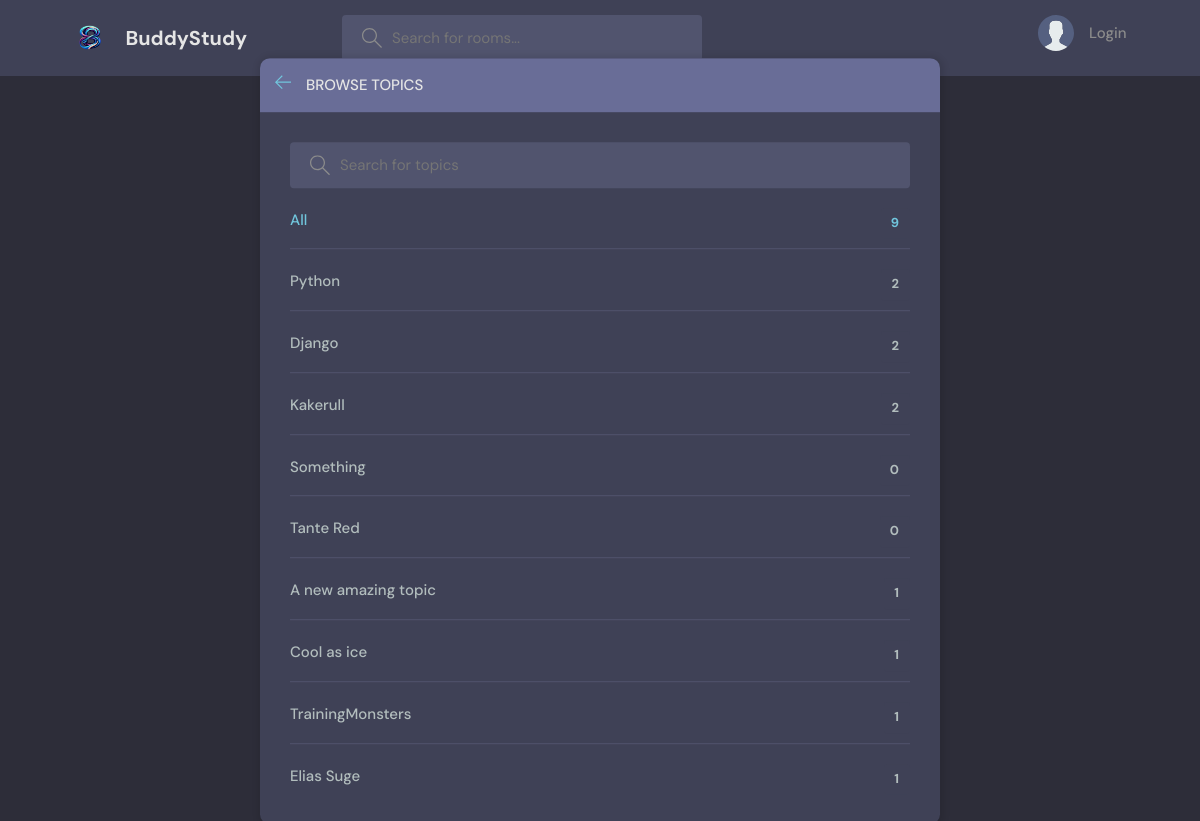
Page /topics/ on the committed database.
### base/models.py (models this page shows, shortened)
class Topic(models.Model):
    name = models.CharField(max_length=200)

### base/views.py (the view)
# urls.py: path('topics/', views.topicsPage, name='topics'),
def topicsPage(request):
    q = request.GET.get('q') if request.GET.get('q') != None else '' #q is equal to whatever we pass into the url
    topics = Topic.objects.filter(name__icontains=q)
    context = {'topics': topics}
    return render(request, 'base/topics.html', context)

### base/templates/base/topics.html (shortened to what this page needs)
{% extends 'main.html' %}
{% block content %}
<main class="create-room layout">
  <div class="container">
    <div class="layout__box">
      <div class="layout__boxHeader">
        <div class="layout__boxTitle">
          <a href="{% url 'home' %}">
            <svg version="1.1" xmlns="http://www.w3.org/2000/svg" width="32" height="32" viewBox="0 0 32 32">
              <title>arrow-left</title>
              <path
                d="M13.723 2.286l-13.723 13.714 13.719 13.714 1.616-1.611-10.96-10.96h27.625v-2.286h-27.625l10.965-10.965-1.616-1.607z">
              </path>
            </svg>
          </a>
          <h3>Browse Topics</h3>
        </div>
      </div>
      <div class="topics-page layout__body">
        <form action="" method="GET" class="header__search">
          <label>
            <input name="q" placeholder="Search for topics" />
          </label>
        </form>
        <ul class="topics__list">
          <li>
            <a href="{% url 'topics' %}" class="active">All <span>{{topics.count}}</span></a>
          </li>
          {% for topic in topics %}
          <li>
            <a href="{% url 'home' %}?q={{topic.name}}">{{ topic.name }} <span>{{topic.room_set.all.count}}</span></a>
          </li>
          {% endfor %}
        </ul>
      </div>
    </div>
  </div>
</main>
{% endblock content %}

### static/styles/style.css (style rules this page uses)
:root { --color-main: #71c6dd; --color-main-light: #e1f6fb; --color-dark: #3f4156; --color-dark-medium: #51546e; --color-dark-light: #696d97; --color-light: #e5e5e5; --color-gray: #8b8b8b; --color-light-gray: #b2bdbd; --color-bg: #2d2d39; --color-success: #5dd693; --color-error: #fc4b0b; }
* { font-family: "DM Sans", -apple-system, BlinkMacSystemFont, "Segoe UI", Roboto, Oxygen, Ubuntu, Cantarell, "Open Sans", "Helvetica Neue", sans-serif; margin: 0; padding: 0; box-sizing: border-box; text-rendering: optimizeLegibility; font-size: inherit; }
html { font-size: 56.25%; }
@media only screen and (min-width: 1200px) { html { font-size: 62.5%; } }
body { line-height: 1.6; font-weight: 400; font-size: 1.5rem; color: var(--color-light-gray); background-color: var(--color-bg); min-height: 100vh; }
a { display: inline-block; color: var(--color-main); text-decoration: none; }
.container { max-width: 120rem; width: 90%; margin: auto; }
.header__search > label { background-color: var(--color-dark-medium); padding: 1.3rem 1rem; display: flex; align-items: center; gap: 1rem; border-radius: 4px; }
.header__search svg { fill: var(--color-gray); width: 2rem; height: 2rem; margin-left: 1rem; }
.header__search input { width: 30rem; background: transparent; border: none; outline: none; color: var(--color-light); }
.layout { margin-top: 2.4rem; }
.layout > .container { display: flex; justify-content: space-between; align-items: flex-start; }
.layout__box { width: 90%; max-width: 48rem; min-height: 40rem; position: absolute; top: 50%; left: 50%; transform: translate(-50%, -46%); background-color: var(--color-dark); border-radius: 1rem; box-shadow: 1px 1px 6px 3px rgba(0, 0, 0, 0.1); overflow: hidden; }
.layout__boxHeader { display: flex; padding: 1.5rem; background-color: var(--color-dark-light); }
.layout__boxTitle { display: flex; gap: 1.5rem; align-items: center; }
.layout__boxTitle h3 { text-transform: uppercase; font-weight: 500; color: var(--color-light); }
.layout__boxTitle svg { width: 1.6rem; height: 1.6rem; fill: var(--color-main); }
.layout__body { margin: 3rem; }
.topics__list { list-style: none; }
.topics__list li a { display: flex; justify-content: space-between; margin-bottom: 3rem; font-weight: 500; color: var(--color-light-gray); transition: all 0.3s ease-in-out; }
.topics__list li a.active, .topics__list li a:hover { color: var(--color-main); }
.topics__list li a span { padding: 0.5rem 1rem; background-color: var(--color-dark); border-radius: 3px; font-size: 1.3rem; font-weight: 700; letter-spacing: 1px; }
.topics-page .topics__list li:not(:last-child) a { margin: 2rem 0; padding-bottom: 1rem; text-decoration: none; border-bottom: 1px solid var(--color-dark-medium); }
.topics-page .header__search { display: block; }
.create-room.layout .layout__box { max-width: 68rem; }

### rows in the picture
Topic: name "Python", room_set.all.count "2"
Topic: name "Django", room_set.all.count "2"
Topic: name "Kakerull", room_set.all.count "2"
Topic: name "Something", room_set.all.count "0"
Topic: name "Tante Red", room_set.all.count "0"
Topic: name "A new amazing topic", room_set.all.count "1"
Topic: name "Cool as ice", room_set.all.count "1"
Topic: name "TrainingMonsters", room_set.all.count "1"
Topic: name "Elias Suge", room_set.all.count "1"

### other values in the picture
{{ topics.count }} "9"
